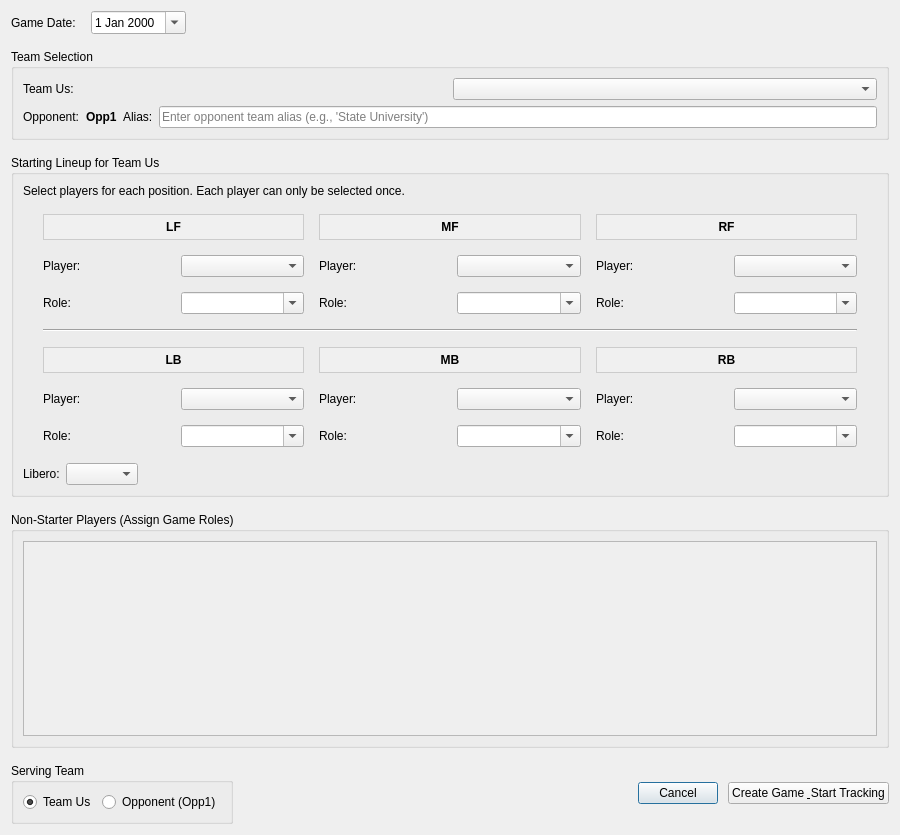
<?xml version="1.0" encoding="UTF-8"?>
<ui version="4.0">
 <class>CreateGameDialog</class>
 <widget class="QDialog" name="CreateGameDialog">
  <property name="geometry">
   <rect>
    <x>0</x>
    <y>0</y>
    <width>900</width>
    <height>835</height>
   </rect>
  </property>
  <property name="windowTitle">
   <string>Create New Game</string>
  </property>
  <layout class="QVBoxLayout" name="verticalLayout">
   <property name="spacing">
    <number>15</number>
   </property>
   <item>
    <layout class="QHBoxLayout" name="dateLayout">
     <item>
      <widget class="QLabel" name="dateLabel">
       <property name="text">
        <string>Game Date:</string>
       </property>
      </widget>
     </item>
     <item>
      <widget class="QDateEdit" name="dateEdit">
       <property name="calendarPopup">
        <bool>true</bool>
       </property>
      </widget>
     </item>
     <item>
      <spacer name="dateSpacer">
       <property name="orientation">
        <enum>Qt::Orientation::Horizontal</enum>
       </property>
       <property name="sizeHint" stdset="0">
        <size>
         <width>40</width>
         <height>20</height>
        </size>
       </property>
      </spacer>
     </item>
    </layout>
   </item>
   <item>
    <widget class="QGroupBox" name="teamGroup">
     <property name="title">
      <string>Team Selection</string>
     </property>
     <layout class="QVBoxLayout" name="teamLayout">
      <item>
       <layout class="QHBoxLayout" name="teamUsLayout">
        <item>
         <widget class="QLabel" name="teamUsLabel">
          <property name="text">
           <string>Team Us:</string>
          </property>
         </widget>
        </item>
        <item>
         <widget class="QComboBox" name="teamUsCombo"/>
        </item>
       </layout>
      </item>
      <item>
       <layout class="QHBoxLayout" name="opponentLayout">
        <item>
         <widget class="QLabel" name="opponentLabel">
          <property name="text">
           <string>Opponent:</string>
          </property>
         </widget>
        </item>
        <item>
         <widget class="QLabel" name="opponentNameLabel">
          <property name="styleSheet">
           <string notr="true">font-weight: bold;</string>
          </property>
          <property name="text">
           <string>Opp1</string>
          </property>
         </widget>
        </item>
        <item>
         <widget class="QLabel" name="aliasLabel">
          <property name="text">
           <string>Alias:</string>
          </property>
         </widget>
        </item>
        <item>
         <widget class="QLineEdit" name="opponentAliasInput">
          <property name="placeholderText">
           <string>Enter opponent team alias (e.g., 'State University')</string>
          </property>
         </widget>
        </item>
       </layout>
      </item>
     </layout>
    </widget>
   </item>
   <item>
    <widget class="QGroupBox" name="lineupGroup">
     <property name="title">
      <string>Starting Lineup for Team Us</string>
     </property>
     <layout class="QVBoxLayout" name="lineupLayout">
      <item>
       <widget class="QLabel" name="instructionsLabel">
        <property name="text">
         <string>Select players for each position. Each player can only be selected once.</string>
        </property>
        <property name="wordWrap">
         <bool>true</bool>
        </property>
       </widget>
      </item>
      <item>
       <layout class="QGridLayout" name="positionGrid">
        <property name="leftMargin">
         <number>20</number>
        </property>
        <property name="topMargin">
         <number>10</number>
        </property>
        <property name="rightMargin">
         <number>20</number>
        </property>
        <property name="bottomMargin">
         <number>10</number>
        </property>
        <property name="spacing">
         <number>15</number>
        </property>
        <item row="0" column="4" colspan="2">
         <widget class="QLabel" name="pos2Label">
          <property name="styleSheet">
           <string notr="true">font-weight: bold; padding: 5px; background-color: #f0f0f0; border: 1px solid #ccc;</string>
          </property>
          <property name="text">
           <string>RF</string>
          </property>
          <property name="alignment">
           <set>Qt::AlignmentFlag::AlignCenter</set>
          </property>
         </widget>
        </item>
        <item row="2" column="2">
         <widget class="QLabel" name="role3Label">
          <property name="text">
           <string>Role:</string>
          </property>
         </widget>
        </item>
        <item row="1" column="2">
         <widget class="QLabel" name="player3Label">
          <property name="text">
           <string>Player:</string>
          </property>
         </widget>
        </item>
        <item row="2" column="3">
         <widget class="QComboBox" name="role3Combo">
          <property name="editable">
           <bool>true</bool>
          </property>
         </widget>
        </item>
        <item row="4" column="4" colspan="2">
         <widget class="QLabel" name="pos1Label">
          <property name="styleSheet">
           <string notr="true">font-weight: bold; padding: 5px; background-color: #f0f0f0; border: 1px solid #ccc;</string>
          </property>
          <property name="text">
           <string>RB</string>
          </property>
          <property name="alignment">
           <set>Qt::AlignmentFlag::AlignCenter</set>
          </property>
         </widget>
        </item>
        <item row="1" column="5">
         <widget class="QComboBox" name="player2Combo"/>
        </item>
        <item row="5" column="5">
         <widget class="QComboBox" name="player1Combo"/>
        </item>
        <item row="6" column="0">
         <widget class="QLabel" name="role5Label">
          <property name="text">
           <string>Role:</string>
          </property>
         </widget>
        </item>
        <item row="6" column="3">
         <widget class="QComboBox" name="role6Combo">
          <property name="editable">
           <bool>true</bool>
          </property>
         </widget>
        </item>
        <item row="5" column="2">
         <widget class="QLabel" name="player6Label">
          <property name="text">
           <string>Player:</string>
          </property>
         </widget>
        </item>
        <item row="4" column="2" colspan="2">
         <widget class="QLabel" name="pos6Label">
          <property name="styleSheet">
           <string notr="true">font-weight: bold; padding: 5px; background-color: #f0f0f0; border: 1px solid #ccc;</string>
          </property>
          <property name="text">
           <string>MB</string>
          </property>
          <property name="alignment">
           <set>Qt::AlignmentFlag::AlignCenter</set>
          </property>
         </widget>
        </item>
        <item row="5" column="0">
         <widget class="QLabel" name="player5Label">
          <property name="text">
           <string>Player:</string>
          </property>
         </widget>
        </item>
        <item row="0" column="0" colspan="2">
         <widget class="QLabel" name="pos4Label">
          <property name="styleSheet">
           <string notr="true">font-weight: bold; padding: 5px; background-color: #f0f0f0; border: 1px solid #ccc;</string>
          </property>
          <property name="text">
           <string>LF</string>
          </property>
          <property name="alignment">
           <set>Qt::AlignmentFlag::AlignCenter</set>
          </property>
         </widget>
        </item>
        <item row="5" column="3">
         <widget class="QComboBox" name="player6Combo"/>
        </item>
        <item row="1" column="4">
         <widget class="QLabel" name="player2Label">
          <property name="text">
           <string>Player:</string>
          </property>
         </widget>
        </item>
        <item row="1" column="1">
         <widget class="QComboBox" name="player4Combo"/>
        </item>
        <item row="2" column="1">
         <widget class="QComboBox" name="role4Combo">
          <property name="editable">
           <bool>true</bool>
          </property>
         </widget>
        </item>
        <item row="6" column="1">
         <widget class="QComboBox" name="role5Combo">
          <property name="editable">
           <bool>true</bool>
          </property>
         </widget>
        </item>
        <item row="4" column="0" colspan="2">
         <widget class="QLabel" name="pos5Label">
          <property name="styleSheet">
           <string notr="true">font-weight: bold; padding: 5px; background-color: #f0f0f0; border: 1px solid #ccc;</string>
          </property>
          <property name="text">
           <string>LB</string>
          </property>
          <property name="alignment">
           <set>Qt::AlignmentFlag::AlignCenter</set>
          </property>
         </widget>
        </item>
        <item row="0" column="2" colspan="2">
         <widget class="QLabel" name="pos3Label">
          <property name="styleSheet">
           <string notr="true">font-weight: bold; padding: 5px; background-color: #f0f0f0; border: 1px solid #ccc;</string>
          </property>
          <property name="text">
           <string>MF</string>
          </property>
          <property name="alignment">
           <set>Qt::AlignmentFlag::AlignCenter</set>
          </property>
         </widget>
        </item>
        <item row="6" column="5">
         <widget class="QComboBox" name="role1Combo">
          <property name="editable">
           <bool>true</bool>
          </property>
         </widget>
        </item>
        <item row="1" column="3">
         <widget class="QComboBox" name="player3Combo"/>
        </item>
        <item row="2" column="4">
         <widget class="QLabel" name="role2Label">
          <property name="text">
           <string>Role:</string>
          </property>
         </widget>
        </item>
        <item row="3" column="0" colspan="6">
         <widget class="QFrame" name="separator">
          <property name="frameShape">
           <enum>QFrame::Shape::HLine</enum>
          </property>
          <property name="frameShadow">
           <enum>QFrame::Shadow::Sunken</enum>
          </property>
         </widget>
        </item>
        <item row="5" column="4">
         <widget class="QLabel" name="player1Label">
          <property name="text">
           <string>Player:</string>
          </property>
         </widget>
        </item>
        <item row="1" column="0">
         <widget class="QLabel" name="player4Label">
          <property name="text">
           <string>Player:</string>
          </property>
         </widget>
        </item>
        <item row="2" column="5">
         <widget class="QComboBox" name="role2Combo">
          <property name="editable">
           <bool>true</bool>
          </property>
         </widget>
        </item>
        <item row="6" column="2">
         <widget class="QLabel" name="role6Label">
          <property name="text">
           <string>Role:</string>
          </property>
         </widget>
        </item>
        <item row="6" column="4">
         <widget class="QLabel" name="role1Label">
          <property name="text">
           <string>Role:</string>
          </property>
         </widget>
        </item>
        <item row="2" column="0">
         <widget class="QLabel" name="role4Label">
          <property name="text">
           <string>Role:</string>
          </property>
         </widget>
        </item>
        <item row="5" column="1">
         <widget class="QComboBox" name="player5Combo"/>
        </item>
       </layout>
      </item>
      <item>
       <layout class="QHBoxLayout" name="liberoLayout">
        <item>
         <widget class="QLabel" name="liberoLabel">
          <property name="text">
           <string>Libero:</string>
          </property>
         </widget>
        </item>
        <item>
         <widget class="QComboBox" name="liberoCombo"/>
        </item>
        <item>
         <spacer name="liberoSpacer">
          <property name="orientation">
           <enum>Qt::Orientation::Horizontal</enum>
          </property>
          <property name="sizeHint" stdset="0">
           <size>
            <width>40</width>
            <height>20</height>
           </size>
          </property>
         </spacer>
        </item>
       </layout>
      </item>
     </layout>
    </widget>
   </item>
   <item>
    <widget class="QGroupBox" name="nonStarterGroup">
     <property name="title">
      <string>Non-Starter Players (Assign Game Roles)</string>
     </property>
     <layout class="QVBoxLayout" name="nonStarterLayout">
      <item>
       <widget class="QScrollArea" name="nonStarterScrollArea">
        <property name="widgetResizable">
         <bool>true</bool>
        </property>
        <widget class="QWidget" name="nonStarterScrollAreaWidgetContents">
         <property name="geometry">
          <rect>
           <x>0</x>
           <y>0</y>
           <width>856</width>
           <height>164</height>
          </rect>
         </property>
         <layout class="QGridLayout" name="nonStarterGrid">
          <property name="leftMargin">
           <number>10</number>
          </property>
          <property name="topMargin">
           <number>10</number>
          </property>
          <property name="rightMargin">
           <number>10</number>
          </property>
          <property name="bottomMargin">
           <number>10</number>
          </property>
          <property name="spacing">
           <number>10</number>
          </property>
         </layout>
        </widget>
       </widget>
      </item>
     </layout>
    </widget>
   </item>
   <item>
    <layout class="QHBoxLayout" name="servingAndButtonsLayout">
     <property name="spacing">
      <number>10</number>
     </property>
     <item>
      <widget class="QGroupBox" name="servingGroup">
       <property name="title">
        <string>Serving Team</string>
       </property>
       <layout class="QHBoxLayout" name="servingLayout">
        <item>
         <widget class="QRadioButton" name="serveUsRadio">
          <property name="text">
           <string>Team Us</string>
          </property>
          <property name="checked">
           <bool>true</bool>
          </property>
         </widget>
        </item>
        <item>
         <widget class="QRadioButton" name="serveThemRadio">
          <property name="text">
           <string>Opponent (Opp1)</string>
          </property>
         </widget>
        </item>
       </layout>
      </widget>
     </item>
     <item>
      <spacer name="servingButtonsSpacer">
       <property name="orientation">
        <enum>Qt::Orientation::Horizontal</enum>
       </property>
       <property name="sizeHint" stdset="0">
        <size>
         <width>40</width>
         <height>20</height>
        </size>
       </property>
      </spacer>
     </item>
     <item>
      <layout class="QHBoxLayout" name="buttonLayout">
       <property name="spacing">
        <number>10</number>
       </property>
       <item>
        <widget class="QPushButton" name="btnCancel">
         <property name="text">
          <string>Cancel</string>
         </property>
        </widget>
       </item>
       <item>
        <widget class="QPushButton" name="btnCreate">
         <property name="text">
          <string>Create Game &amp; Start Tracking</string>
         </property>
        </widget>
       </item>
      </layout>
     </item>
    </layout>
   </item>
  </layout>
 </widget>
 <resources/>
 <connections/>
</ui>
